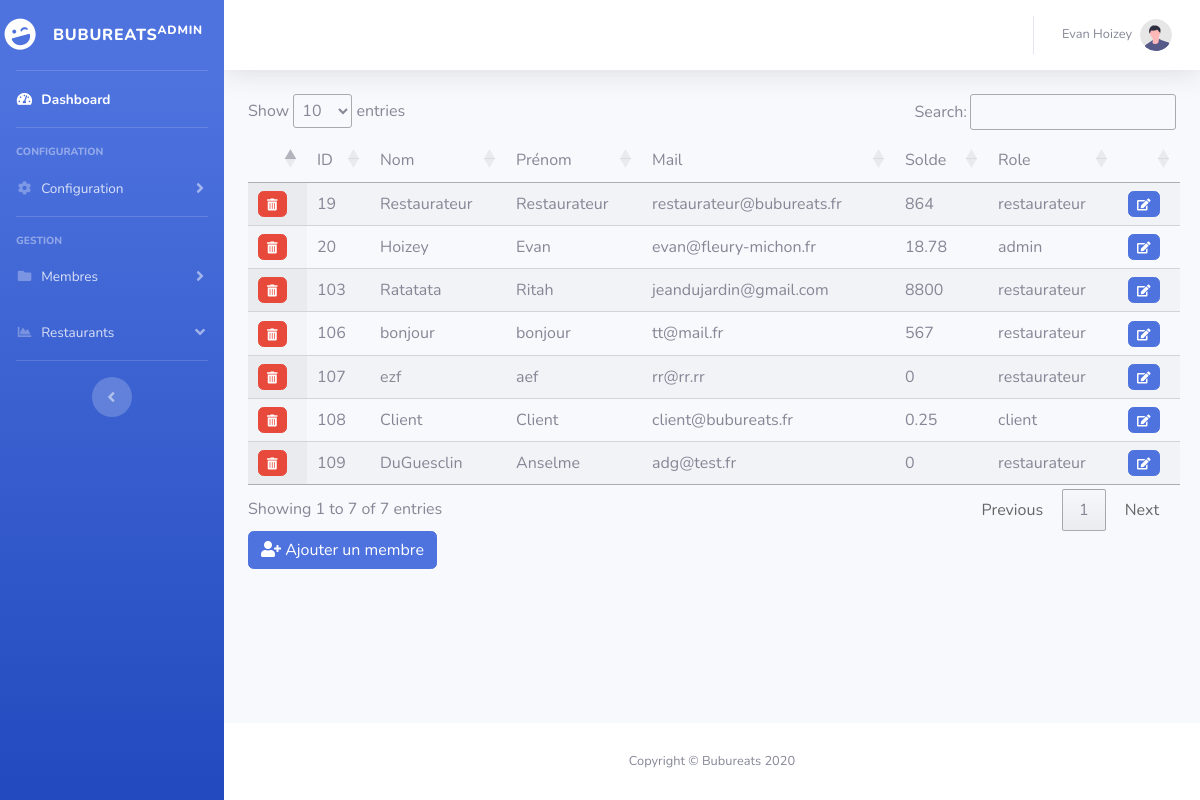
The app's page /admin/index.php?page=membres (signed in) with its own data.
### tables this page shows
CREATE TABLE `membres` (
  `id` int(255) NOT NULL,
  `nom` varchar(255) NOT NULL,
  `prenom` varchar(255) NOT NULL,
  `mail` varchar(254) NOT NULL,
  `motdepasse` text NOT NULL,
  `adresse` varchar(255) NOT NULL,
  `solde` float NOT NULL,
  `role` varchar(254) NOT NULL,
  `id_restaurant` int(3) DEFAULT NULL
);

### includes/functions.php (called while the page is built, shortened)
<?php
function db_get($table, $id=null, $column = 'id', $callback=null){
    global $bdd;
    $results = [];
    $q = "SELECT * FROM $table";
    if (!is_null($id)){
        $q .= " WHERE $column = '$id'";
    }
    foreach($bdd->query($q) as $row) {
        $results[] = $row;
    }
    return $results;
}
function parse($template_name, $data) {
    $template = file_get_contents(ROOT . '/vues/' . $template_name);
    $template = preg_replace_callback(
        '/(\{\{([$a-zA-Z0-9_]+)\}\})/',
        function ($matches) use ($data) {
            if(preg_match('/^\$([a-zA-Z_]+)/', $matches[2], $matches2)){
                return constant($matches2[1]);
            }
            return $data[$matches[2]];
        },
        $template
    );
    return $template;
}

### admin/includes/controller.php (called while the page is built, shortened)
<?php
$requested_page = isset($_GET['page']) ? $_GET['page'] : null;
switch($requested_page){
    case 'membres':
        $membres = db_get('membres');
        break;
}

### admin/pages/membres.php (the view, shortened to what this page needs)
<table id="table_id" class="display dataTable">
    <thead>
        <tr>
            <td></td>
            <td>ID</td>
            <td>Nom</td>
            <td>Prénom</td>
            <td>Mail</td>
            <td>Solde</td>
            <td>Role</td>
            <td></td>
        </tr>
    </thead>
    <tbody>
        <?php
        for($i=0; $i<count($membres); $i++){
            echo parse('admin/membres-tableau.html', $membres[$i]);
        }
        ?>
    </tbody>
</table>
<button type="button" class="btn btn-primary" data-toggle="modal" data-target="#nouveaumembre"><i class="fas fa-user-plus"></i> Ajouter un membre</button>

### records on screen
membres: id+nom+prenom "19 Restaurateur Restaurateur restaurateur@bubureats.fr 864 restaurateur"
membres: id+nom+prenom "20 Hoizey Evan evan@fleury-michon.fr 18.78 admin"
membres: id+nom+prenom "103 Ratatata Ritah jeandujardin@gmail.com 8800 restaurateur"
membres: id+nom+prenom "106 bonjour bonjour tt@mail.fr 567 restaurateur"
membres: id+nom+prenom "107 ezf aef rr@rr.rr 0 restaurateur"
membres: id+nom+prenom "108 Client Client client@bubureats.fr 0.25 client"
membres: id+nom+prenom "109 DuGuesclin Anselme adg@test.fr 0 restaurateur"

### other values on screen
$_SESSION['admin']['prenom'] "Evan"
$_SESSION['admin']['nom'] "Hoizey"
